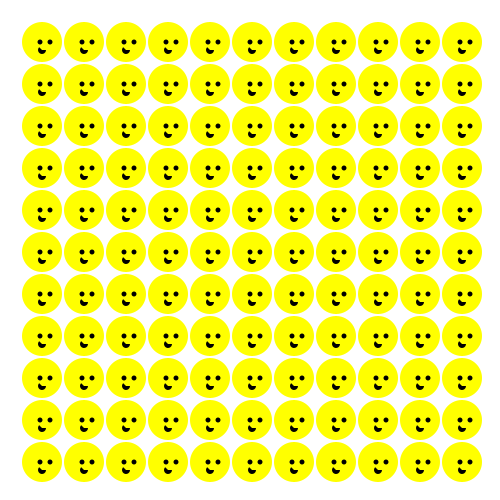
Frame 1 (no input)
Frame 60 (the mouse pressed at the canvas centre just before this capture): identical to frame 1, image omitted
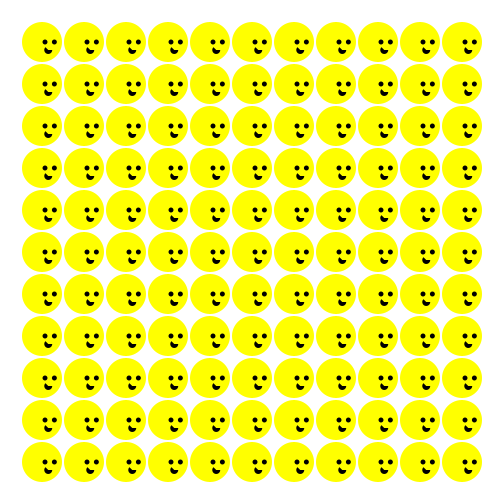
Frame 120 (the mouse held since frame 60 and released just before this capture)

The Processing sketch that drew these frames (run headless with seeded random() and noise(); from frame 60 on, the mouse is pressed at the canvas centre):

// Processing sketch: Grid
// ── Grid.pde
int smileDiam = 40;
int spacing = smileDiam+2;
int SMILENUM;

void setup() {
  size(500, 500);
  noStroke();
  pixelDensity(1);
  SMILENUM = (width-spacing)/smileDiam;
}

void draw() {
  background(255);
  for (int y=0; y < SMILENUM; y++) {
    for (int x=0; x < SMILENUM; x++) {
      genSimle((x+1)*spacing,(y+1)*spacing);
    } 
  }
}

void genSimle(int x, int y) {
  float x1 = map(mouseX, 0.1, 20000, 0, width);
  
  fill(255, 255, 0);
  ellipse(x, y, smileDiam, smileDiam); //background
  
  fill(0);
  ellipse((x-2)+(x1*.8), y, 5, 5); //left eye
  ellipse((x+8)+(x1*.7), y, 5, 5); //right eye
  
  arc(x+x1, y+8, 8, 8, 0, PI+QUARTER_PI, PIE); //mouth shape
}
